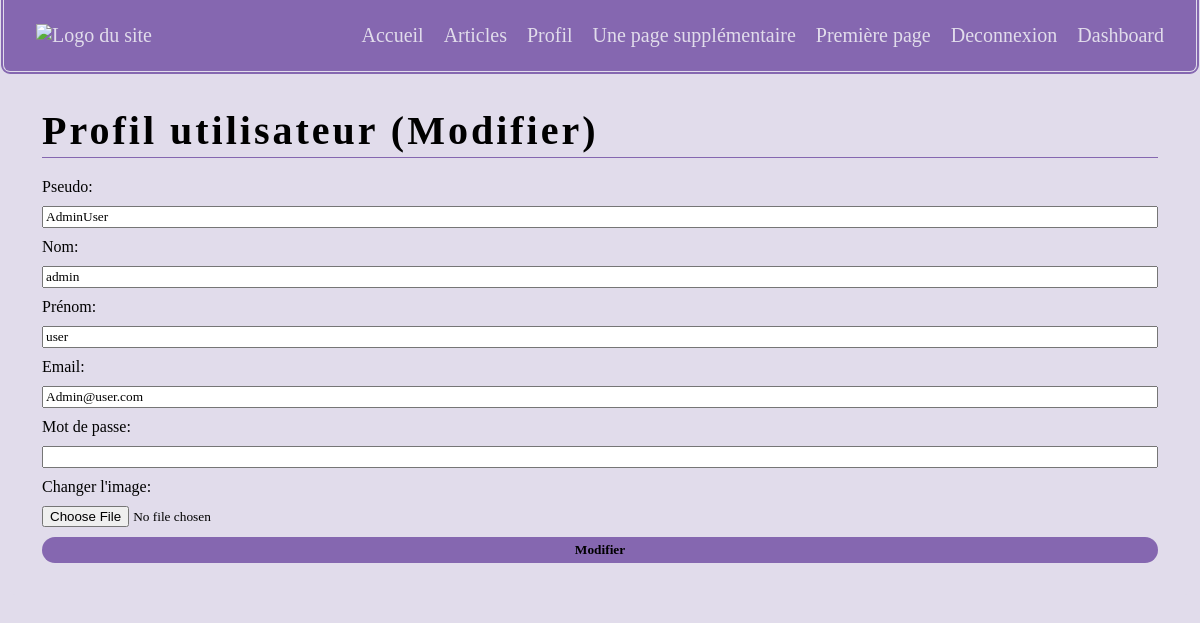
/editprofil.php (signed in), run on the app's committed database.
### tables this page shows
CREATE TABLE IF NOT EXISTS `pages` (
  `id_page` int NOT NULL AUTO_INCREMENT,
  `titre_page` varchar(100) NOT NULL,
  `image_page` varchar(100) NOT NULL,
  `contenu_page` text NOT NULL,
  `date_page` date NOT NULL,
  `statut_page` varchar(100) NOT NULL COMMENT 'brouillon, en attente ou publié',
  PRIMARY KEY (`id_page`)
);

CREATE TABLE IF NOT EXISTS `users` (
  `id_user` int NOT NULL AUTO_INCREMENT,
  `nom_user` varchar(100) NOT NULL,
  `prenom_user` varchar(100) NOT NULL,
  `mail_user` varchar(100) NOT NULL,
  `pseudo_user` varchar(100) NOT NULL,
  `pass_user` varchar(255) NOT NULL,
  `avatar_user` varchar(255) NOT NULL,
  `niveau_compte` varchar(50) NOT NULL,
  PRIMARY KEY (`id_user`)
);

### editprofil.php (the view, shortened to what this page needs)
<?php
require_once "admin/connect.php";
$reqDisplay = "SELECT id_user, nom_user, prenom_user, avatar_user, mail_user, pseudo_user, pass_user FROM users WHERE id_user = :id";
$reqDisplay = $db->prepare($reqDisplay);
$reqDisplay->execute(array(
    "id" => $_SESSION['id'],
));
$dataDisplay = $reqDisplay->fetch();
?>
<!DOCTYPE html>
<html lang="en">
<head>
    <link rel="stylesheet" href="css/global.css">
</head>
<body>
    <?php include_once "modules/header.php" ?>
    <main>
        <?php
            if(isset($_SESSION['id']) && $dataDisplay){
        ?>
        <h1 class="header">Profil utilisateur (Modifier)</h1>
        <form action="" method="post" enctype="multipart/form-data">
            <label for="pseudo">Pseudo:</label>
            <input type="text" name="pseudo" value="<?= $dataDisplay['pseudo_user']?>">
            <label for="nom">Nom:</label>
            <input type="text" name="nom" value="<?= $dataDisplay['nom_user']?>">
            <label for="prenom">Prénom:</label>
            <input type="text" name="prenom" value="<?= $dataDisplay['prenom_user']?>">
            <label for="mail">Email:</label>
            <input type="text" name="mail" value="<?= $dataDisplay['mail_user']?>">
            <label for="mail">Mot de passe:</label>
            <input type="password" name="pssw">
            <label for="image">Changer l'image:</label>
            <input type="file" name="image" id="image" value>
            <input type="submit" name="submit" value="Modifier">
        </form>
        <?php
            }
        ?>
    </main>
</body>
</html>

### modules/header.php (shortened to what this page needs)
<?php
include_once "admin/connect.php"
?>
<header>
    <a href="index.php"><img src="" alt="Logo du site"></a>
    <nav>
        <ul>
            <li><a href="index.php">Accueil</a></li>
            <?php
                if(isset($_SESSION['token'])){
            ?>
                <li><a href='listearticles.php'>Articles</a></li>
                <li><a href='profil.php'>Profil</a></li>
            <?php
                    $data = $db->prepare("SELECT id_page, titre_page FROM pages WHERE statut_page = :stat ORDER BY id_page DESC");
                    $data->execute(array(
                        "stat" => "publié",
                    ));
                    $resultsheader = $data->fetchAll();
                    foreach($resultsheader as $resultheader){
            ?>
                <li><a href="detailpage.php?id=<?= $resultheader['id_page'] ?>"><?= $resultheader['titre_page'] ?></a></li>
            <?php
                    }
            ?>
                <li><a href='index.php?logout=true'>Deconnexion</a></li>
            <?php
                    if($_SESSION['niveau'] == "admin" || $_SESSION['niveau'] == "moderateur"){
            ?>
                <li><a href='admin/dashboard.php'>Dashboard</a></li>
            <?php
                    }
                }
            ?>
        </ul>
    </nav>
</header>

### css/global.css (style rules this page uses)
:root { --background:#141416; --backgroundshadow:#070707; --backgroundfont:#fff; --highlight:#8567b0; --cardinner:#e1dceb; --card:#e1dceb; --cardfont:#000000 }
* { margin:0; font-family: calibri, serif; }
a { text-decoration: none; color:var(--highlight); font-weight: 900; }
img { width:100% }
body { background:var(--card); max-width:1200px; margin:auto }
header { background-color: var(--highlight); display:flex; justify-content: space-between; border-radius:0 0 10px 10px; padding:1.5rem 2rem; border:4px double var(--card); border-top:0 }
header img { width:100px }
header ul { padding:0; margin:0; list-style: none; display:flex; gap:20px; }
header a { color:var(--card); font-weight:100; font-size:20px }
h1 { color:var(--highlight) }
main { background:var(--cardinner); border-top:0; color:var(--cardfont); margin:0 10px 10px 10px; border-radius:0 0 5px 5px; padding:2rem; }
input[type='submit'] { border:none; background:var(--highlight); color:#000000; padding:5px 10px; font-weight: 900; border-radius:1rem }
.header { color:var(--cardfont); font-size:40px; letter-spacing: 3px; border-bottom:1px solid var(--highlight); padding-bottom:3px; margin-bottom:20px; }
form { display:grid; grid-template-columns: 1fr; gap:10px }

### data on the page
pages: titre_page "Une page supplémentaire"
pages: titre_page "Première page"
users: pseudo "AdminUser", nom "admin", prenom "user", mail "Admin@user.com"
